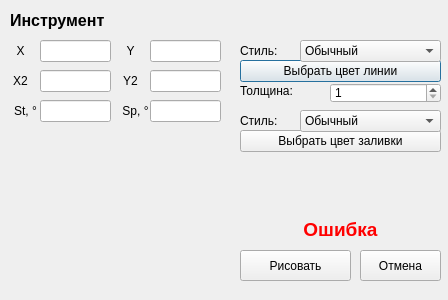
<?xml version="1.0" encoding="UTF-8"?>
<ui version="4.0">
 <class>ToolDialog</class>
 <widget class="QDialog" name="ToolDialog">
  <property name="geometry">
   <rect>
    <x>0</x>
    <y>0</y>
    <width>448</width>
    <height>300</height>
   </rect>
  </property>
  <property name="windowTitle">
   <string>Dialog</string>
  </property>
  <widget class="QLabel" name="labelTool">
   <property name="geometry">
    <rect>
     <x>10</x>
     <y>10</y>
     <width>381</width>
     <height>21</height>
    </rect>
   </property>
   <property name="font">
    <font>
     <pointsize>12</pointsize>
     <weight>75</weight>
     <bold>true</bold>
    </font>
   </property>
   <property name="text">
    <string>Инструмент</string>
   </property>
  </widget>
  <widget class="QLineEdit" name="lineEditX1">
   <property name="geometry">
    <rect>
     <x>40</x>
     <y>40</y>
     <width>71</width>
     <height>22</height>
    </rect>
   </property>
  </widget>
  <widget class="QLabel" name="labelX1">
   <property name="geometry">
    <rect>
     <x>10</x>
     <y>40</y>
     <width>21</width>
     <height>21</height>
    </rect>
   </property>
   <property name="text">
    <string>X</string>
   </property>
   <property name="alignment">
    <set>Qt::AlignCenter</set>
   </property>
  </widget>
  <widget class="QLabel" name="labelY1">
   <property name="geometry">
    <rect>
     <x>120</x>
     <y>40</y>
     <width>21</width>
     <height>21</height>
    </rect>
   </property>
   <property name="text">
    <string>Y</string>
   </property>
   <property name="alignment">
    <set>Qt::AlignCenter</set>
   </property>
  </widget>
  <widget class="QLineEdit" name="lineEditY1">
   <property name="geometry">
    <rect>
     <x>150</x>
     <y>40</y>
     <width>71</width>
     <height>22</height>
    </rect>
   </property>
  </widget>
  <widget class="QLineEdit" name="lineEditY2">
   <property name="geometry">
    <rect>
     <x>150</x>
     <y>70</y>
     <width>71</width>
     <height>22</height>
    </rect>
   </property>
  </widget>
  <widget class="QLabel" name="labelX2">
   <property name="geometry">
    <rect>
     <x>10</x>
     <y>70</y>
     <width>21</width>
     <height>21</height>
    </rect>
   </property>
   <property name="text">
    <string>X2</string>
   </property>
   <property name="alignment">
    <set>Qt::AlignCenter</set>
   </property>
  </widget>
  <widget class="QLabel" name="labelY2">
   <property name="geometry">
    <rect>
     <x>120</x>
     <y>70</y>
     <width>21</width>
     <height>21</height>
    </rect>
   </property>
   <property name="text">
    <string>Y2</string>
   </property>
   <property name="alignment">
    <set>Qt::AlignCenter</set>
   </property>
  </widget>
  <widget class="QLineEdit" name="lineEditX2">
   <property name="geometry">
    <rect>
     <x>40</x>
     <y>70</y>
     <width>71</width>
     <height>22</height>
    </rect>
   </property>
  </widget>
  <widget class="QPushButton" name="pushButtonPenColor">
   <property name="geometry">
    <rect>
     <x>240</x>
     <y>60</y>
     <width>201</width>
     <height>22</height>
    </rect>
   </property>
   <property name="autoFillBackground">
    <bool>true</bool>
   </property>
   <property name="text">
    <string>Выбрать цвет линии</string>
   </property>
  </widget>
  <widget class="QPushButton" name="pushButtonDraw">
   <property name="geometry">
    <rect>
     <x>240</x>
     <y>250</y>
     <width>111</width>
     <height>31</height>
    </rect>
   </property>
   <property name="text">
    <string>Рисовать</string>
   </property>
  </widget>
  <widget class="QPushButton" name="pushButtonCancel">
   <property name="geometry">
    <rect>
     <x>360</x>
     <y>250</y>
     <width>81</width>
     <height>31</height>
    </rect>
   </property>
   <property name="text">
    <string>Отмена</string>
   </property>
  </widget>
  <widget class="QLabel" name="labelError">
   <property name="enabled">
    <bool>true</bool>
   </property>
   <property name="geometry">
    <rect>
     <x>240</x>
     <y>219</y>
     <width>201</width>
     <height>21</height>
    </rect>
   </property>
   <property name="palette">
    <palette>
     <active>
      <colorrole role="WindowText">
       <brush brushstyle="SolidPattern">
        <color alpha="255">
         <red>255</red>
         <green>0</green>
         <blue>0</blue>
        </color>
       </brush>
      </colorrole>
      <colorrole role="Mid">
       <brush brushstyle="SolidPattern">
        <color alpha="255">
         <red>255</red>
         <green>0</green>
         <blue>0</blue>
        </color>
       </brush>
      </colorrole>
      <colorrole role="Text">
       <brush brushstyle="SolidPattern">
        <color alpha="255">
         <red>255</red>
         <green>0</green>
         <blue>0</blue>
        </color>
       </brush>
      </colorrole>
      <colorrole role="BrightText">
       <brush brushstyle="SolidPattern">
        <color alpha="255">
         <red>255</red>
         <green>0</green>
         <blue>0</blue>
        </color>
       </brush>
      </colorrole>
      <colorrole role="ButtonText">
       <brush brushstyle="SolidPattern">
        <color alpha="255">
         <red>255</red>
         <green>0</green>
         <blue>0</blue>
        </color>
       </brush>
      </colorrole>
      <colorrole role="HighlightedText">
       <brush brushstyle="SolidPattern">
        <color alpha="255">
         <red>255</red>
         <green>0</green>
         <blue>0</blue>
        </color>
       </brush>
      </colorrole>
      <colorrole role="PlaceholderText">
       <brush brushstyle="NoBrush">
        <color alpha="128">
         <red>255</red>
         <green>0</green>
         <blue>0</blue>
        </color>
       </brush>
      </colorrole>
     </active>
     <inactive>
      <colorrole role="WindowText">
       <brush brushstyle="SolidPattern">
        <color alpha="255">
         <red>255</red>
         <green>0</green>
         <blue>0</blue>
        </color>
       </brush>
      </colorrole>
      <colorrole role="Mid">
       <brush brushstyle="SolidPattern">
        <color alpha="255">
         <red>255</red>
         <green>0</green>
         <blue>0</blue>
        </color>
       </brush>
      </colorrole>
      <colorrole role="Text">
       <brush brushstyle="SolidPattern">
        <color alpha="255">
         <red>255</red>
         <green>0</green>
         <blue>0</blue>
        </color>
       </brush>
      </colorrole>
      <colorrole role="BrightText">
       <brush brushstyle="SolidPattern">
        <color alpha="255">
         <red>255</red>
         <green>0</green>
         <blue>0</blue>
        </color>
       </brush>
      </colorrole>
      <colorrole role="ButtonText">
       <brush brushstyle="SolidPattern">
        <color alpha="255">
         <red>255</red>
         <green>0</green>
         <blue>0</blue>
        </color>
       </brush>
      </colorrole>
      <colorrole role="HighlightedText">
       <brush brushstyle="SolidPattern">
        <color alpha="255">
         <red>255</red>
         <green>0</green>
         <blue>0</blue>
        </color>
       </brush>
      </colorrole>
      <colorrole role="PlaceholderText">
       <brush brushstyle="NoBrush">
        <color alpha="128">
         <red>255</red>
         <green>0</green>
         <blue>0</blue>
        </color>
       </brush>
      </colorrole>
     </inactive>
     <disabled>
      <colorrole role="WindowText">
       <brush brushstyle="SolidPattern">
        <color alpha="255">
         <red>189</red>
         <green>147</green>
         <blue>249</blue>
        </color>
       </brush>
      </colorrole>
      <colorrole role="Mid">
       <brush brushstyle="SolidPattern">
        <color alpha="255">
         <red>255</red>
         <green>0</green>
         <blue>0</blue>
        </color>
       </brush>
      </colorrole>
      <colorrole role="Text">
       <brush brushstyle="SolidPattern">
        <color alpha="255">
         <red>98</red>
         <green>114</green>
         <blue>164</blue>
        </color>
       </brush>
      </colorrole>
      <colorrole role="BrightText">
       <brush brushstyle="SolidPattern">
        <color alpha="255">
         <red>255</red>
         <green>0</green>
         <blue>0</blue>
        </color>
       </brush>
      </colorrole>
      <colorrole role="ButtonText">
       <brush brushstyle="SolidPattern">
        <color alpha="255">
         <red>189</red>
         <green>147</green>
         <blue>249</blue>
        </color>
       </brush>
      </colorrole>
      <colorrole role="HighlightedText">
       <brush brushstyle="SolidPattern">
        <color alpha="255">
         <red>255</red>
         <green>0</green>
         <blue>0</blue>
        </color>
       </brush>
      </colorrole>
      <colorrole role="PlaceholderText">
       <brush brushstyle="NoBrush">
        <color alpha="128">
         <red>255</red>
         <green>0</green>
         <blue>0</blue>
        </color>
       </brush>
      </colorrole>
     </disabled>
    </palette>
   </property>
   <property name="font">
    <font>
     <pointsize>14</pointsize>
     <weight>75</weight>
     <bold>true</bold>
    </font>
   </property>
   <property name="text">
    <string>Ошибка</string>
   </property>
   <property name="alignment">
    <set>Qt::AlignCenter</set>
   </property>
  </widget>
  <widget class="QPushButton" name="pushButtonBrushColor">
   <property name="geometry">
    <rect>
     <x>240</x>
     <y>130</y>
     <width>201</width>
     <height>22</height>
    </rect>
   </property>
   <property name="autoFillBackground">
    <bool>true</bool>
   </property>
   <property name="text">
    <string>Выбрать цвет заливки</string>
   </property>
  </widget>
  <widget class="QComboBox" name="comboBoxPenStyle">
   <property name="geometry">
    <rect>
     <x>300</x>
     <y>40</y>
     <width>141</width>
     <height>22</height>
    </rect>
   </property>
   <property name="currentIndex">
    <number>1</number>
   </property>
   <item>
    <property name="text">
     <string>Без линии</string>
    </property>
   </item>
   <item>
    <property name="text">
     <string>Обычный</string>
    </property>
   </item>
   <item>
    <property name="text">
     <string>Пунктир</string>
    </property>
   </item>
   <item>
    <property name="text">
     <string>Пунктир-точка</string>
    </property>
   </item>
   <item>
    <property name="text">
     <string>Пунктир-точка-точка</string>
    </property>
   </item>
  </widget>
  <widget class="QSpinBox" name="spinBoxPenWeight">
   <property name="geometry">
    <rect>
     <x>330</x>
     <y>83</y>
     <width>111</width>
     <height>20</height>
    </rect>
   </property>
   <property name="minimum">
    <number>1</number>
   </property>
   <property name="maximum">
    <number>1000</number>
   </property>
  </widget>
  <widget class="QLabel" name="labelPenWeight">
   <property name="geometry">
    <rect>
     <x>240</x>
     <y>80</y>
     <width>91</width>
     <height>21</height>
    </rect>
   </property>
   <property name="text">
    <string>Толщина:</string>
   </property>
   <property name="alignment">
    <set>Qt::AlignLeading|Qt::AlignLeft|Qt::AlignVCenter</set>
   </property>
  </widget>
  <widget class="QLabel" name="labelPenStyle">
   <property name="geometry">
    <rect>
     <x>240</x>
     <y>40</y>
     <width>61</width>
     <height>21</height>
    </rect>
   </property>
   <property name="text">
    <string>Стиль:</string>
   </property>
   <property name="alignment">
    <set>Qt::AlignLeading|Qt::AlignLeft|Qt::AlignVCenter</set>
   </property>
  </widget>
  <widget class="QLabel" name="labelBrushStyle">
   <property name="geometry">
    <rect>
     <x>240</x>
     <y>110</y>
     <width>61</width>
     <height>21</height>
    </rect>
   </property>
   <property name="text">
    <string>Стиль:</string>
   </property>
   <property name="alignment">
    <set>Qt::AlignLeading|Qt::AlignLeft|Qt::AlignVCenter</set>
   </property>
  </widget>
  <widget class="QComboBox" name="comboBoxBrushStyle">
   <property name="geometry">
    <rect>
     <x>300</x>
     <y>110</y>
     <width>141</width>
     <height>22</height>
    </rect>
   </property>
   <property name="currentIndex">
    <number>1</number>
   </property>
   <item>
    <property name="text">
     <string>Без заливки</string>
    </property>
   </item>
   <item>
    <property name="text">
     <string>Обычный</string>
    </property>
   </item>
   <item>
    <property name="text">
     <string>Плотность 1</string>
    </property>
   </item>
   <item>
    <property name="text">
     <string>Плотность 2</string>
    </property>
   </item>
   <item>
    <property name="text">
     <string>Плотность 3</string>
    </property>
   </item>
   <item>
    <property name="text">
     <string>Плотность 4</string>
    </property>
   </item>
   <item>
    <property name="text">
     <string>Плотность 5</string>
    </property>
   </item>
   <item>
    <property name="text">
     <string>Плотность 6</string>
    </property>
   </item>
   <item>
    <property name="text">
     <string>Плотность 7</string>
    </property>
   </item>
   <item>
    <property name="text">
     <string>Гор. штрих</string>
    </property>
   </item>
   <item>
    <property name="text">
     <string>Вер. штрих</string>
    </property>
   </item>
   <item>
    <property name="text">
     <string>Клетка</string>
    </property>
   </item>
   <item>
    <property name="text">
     <string>Диаг. штрих 1</string>
    </property>
   </item>
   <item>
    <property name="text">
     <string>Диаг. штрих 2</string>
    </property>
   </item>
   <item>
    <property name="text">
     <string>Диаг. штрих 3</string>
    </property>
   </item>
  </widget>
  <widget class="QLineEdit" name="lineEditA1">
   <property name="geometry">
    <rect>
     <x>40</x>
     <y>100</y>
     <width>71</width>
     <height>22</height>
    </rect>
   </property>
  </widget>
  <widget class="QLabel" name="labelA2">
   <property name="geometry">
    <rect>
     <x>120</x>
     <y>100</y>
     <width>31</width>
     <height>21</height>
    </rect>
   </property>
   <property name="text">
    <string>Sp, °</string>
   </property>
   <property name="alignment">
    <set>Qt::AlignCenter</set>
   </property>
  </widget>
  <widget class="QLabel" name="labelA1">
   <property name="geometry">
    <rect>
     <x>10</x>
     <y>100</y>
     <width>31</width>
     <height>21</height>
    </rect>
   </property>
   <property name="text">
    <string>St, °</string>
   </property>
   <property name="alignment">
    <set>Qt::AlignCenter</set>
   </property>
  </widget>
  <widget class="QLineEdit" name="lineEditA2">
   <property name="geometry">
    <rect>
     <x>150</x>
     <y>100</y>
     <width>71</width>
     <height>22</height>
    </rect>
   </property>
  </widget>
 </widget>
 <tabstops>
  <tabstop>lineEditX1</tabstop>
  <tabstop>lineEditY1</tabstop>
  <tabstop>lineEditX2</tabstop>
  <tabstop>lineEditY2</tabstop>
  <tabstop>lineEditA1</tabstop>
  <tabstop>lineEditA2</tabstop>
  <tabstop>pushButtonPenColor</tabstop>
  <tabstop>comboBoxPenStyle</tabstop>
  <tabstop>spinBoxPenWeight</tabstop>
  <tabstop>pushButtonBrushColor</tabstop>
  <tabstop>comboBoxBrushStyle</tabstop>
  <tabstop>pushButtonDraw</tabstop>
  <tabstop>pushButtonCancel</tabstop>
 </tabstops>
 <resources/>
 <connections/>
</ui>
